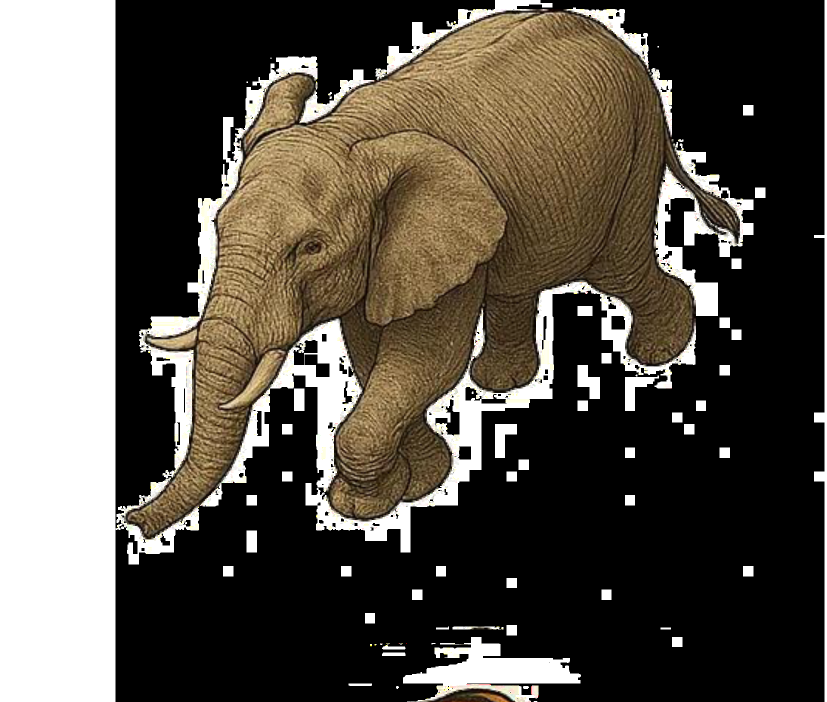
#> input picture reference_images/Elephant/elephant01.png, 1654 x 1404 px (shown at 1/2 size); its folder holds only this picture in this run
$ python animal_detectV1.py
#> lines starting #> are read from the running program, lines starting #| are printed output that depends on the picture
import cv2
import numpy as np
import os
from package.msg import animal_detection_info
from package.msg import animal_detection_cmd

# === 参数区（你可以根据实际情况调节） ===
ORB_FEATURES = 2000
MATCH_DIST_THRESHOLD = 50
LOWE_RATIO = 0.8
MIN_GOOD_MATCHES = 10
MIN_INLIERS = 8
SHOW_WINDOW = False  # 设置为 False 用于无头设备

# === 初始化 ORB 特征提取器 ===
orb = cv2.ORB_create(nfeatures=ORB_FEATURES)
bf = cv2.BFMatcher(cv2.NORM_HAMMING)

# === 加载参考图片和特征 ===
print("loading imagines...")
reference_images = []
ref_dir = "./reference_images"

for category in os.listdir(ref_dir):
    category_path = os.path.join(ref_dir, category)
    if not os.path.isdir(category_path):
        continue
    for fname in os.listdir(category_path):
        img_path = os.path.join(category_path, fname)
        img = cv2.imread(img_path, 0)
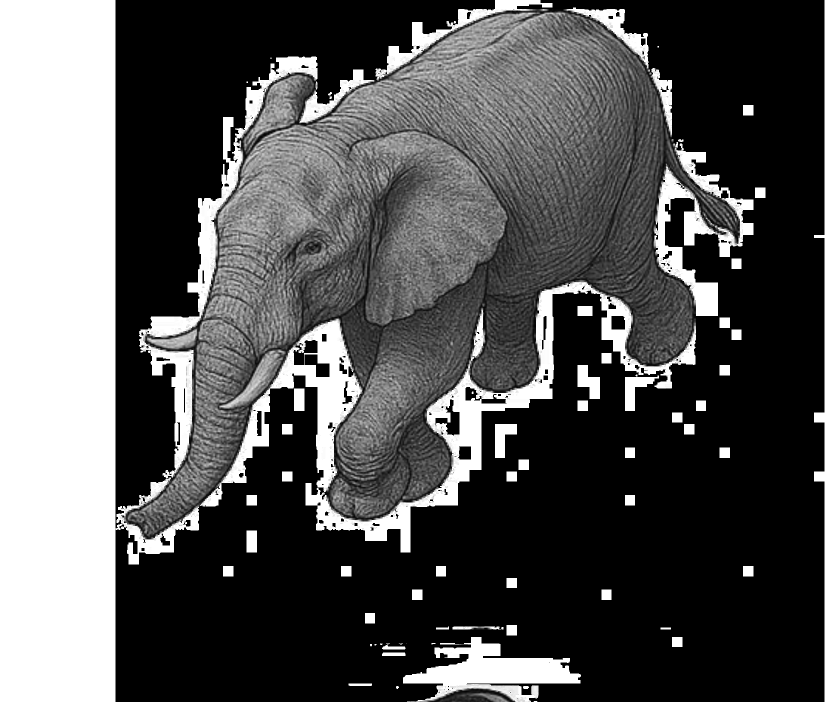
#> img: shape (1404, 1654) (shown at 1/2 size); min 0, max 255, mean 83.6
        if img is None:
            continue
        kp, des = orb.detectAndCompute(img, None)
#> kp = 2001 keypoints; strongest (x, y, size): (668, 855, 31), (987, 789, 31), (298, 703, 31), (684, 724, 31)
        if des is None or len(kp) < 5:
            print(f"[skip] {fname} without enough features")
            continue
        reference_images.append({
            "category": category,
            "name": fname,
            "image": img,
            "keypoints": kp,
            "descriptors": des
        })
#> pass 2 of the loop `for category in os.listdir(ref_dir):`:
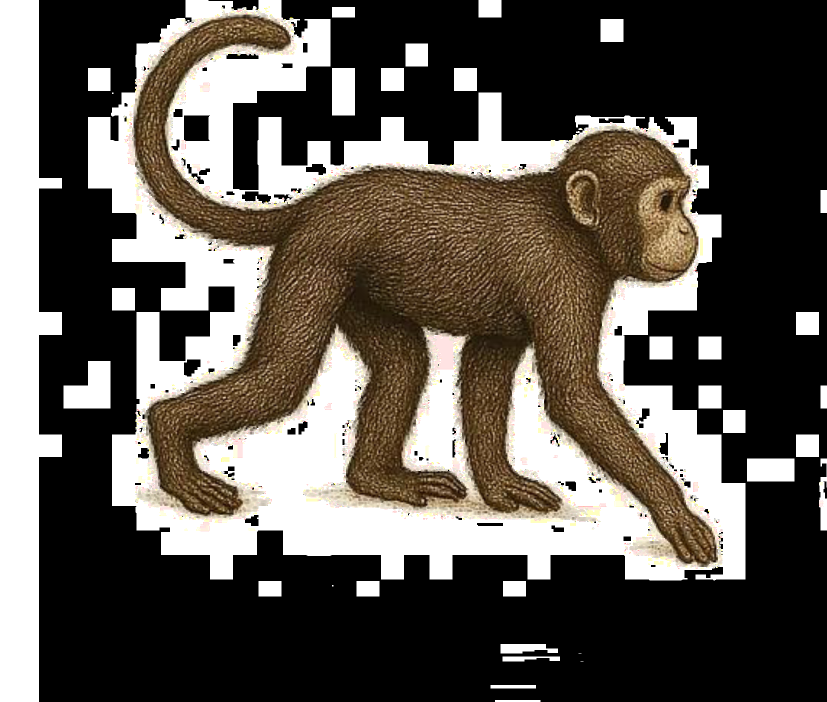
#> input picture reference_images/Monkey/monkey01.png, 1654 x 1403 px (shown at 1/2 size)
#> `img = cv2.imread(img_path, 0)`:
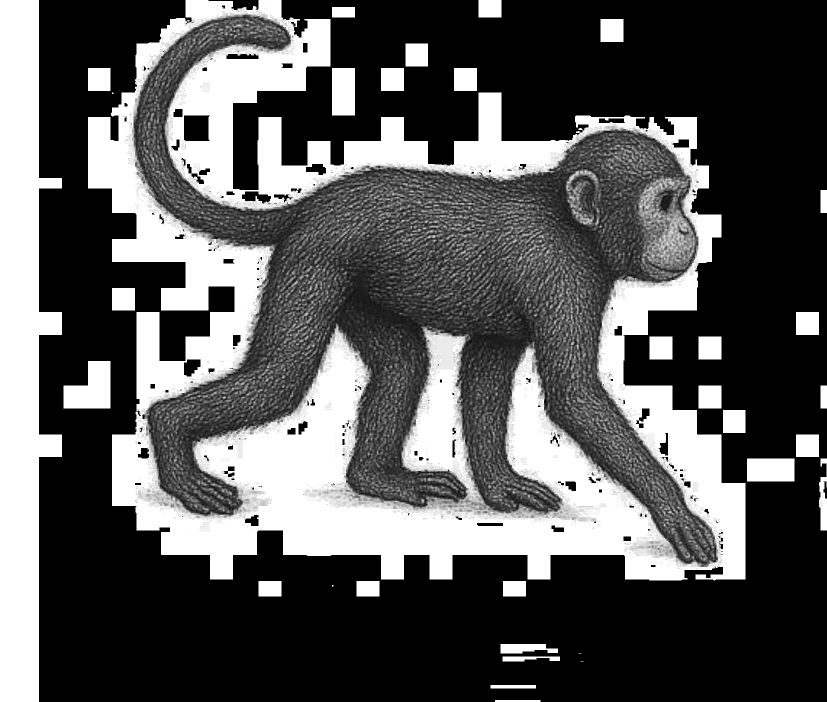
#> img: shape (1403, 1654) (shown at 1/2 size); min 0, max 255, mean 88.8
#> kp = 2000 keypoints; strongest (x, y, size): (396, 350, 37.2), (454, 944, 37.2), (580, 396, 31), (1162, 259, 31)

print(f"loaded：{len(reference_images)} \n")
#| loaded：2

# 工具函数，判断是否近似矩形
# [22 lines left out: function is_rectangle, not called in this run]

# === 初始化摄像头 ===
#> (the run stopped early here; a loop or call above may not have finished)
